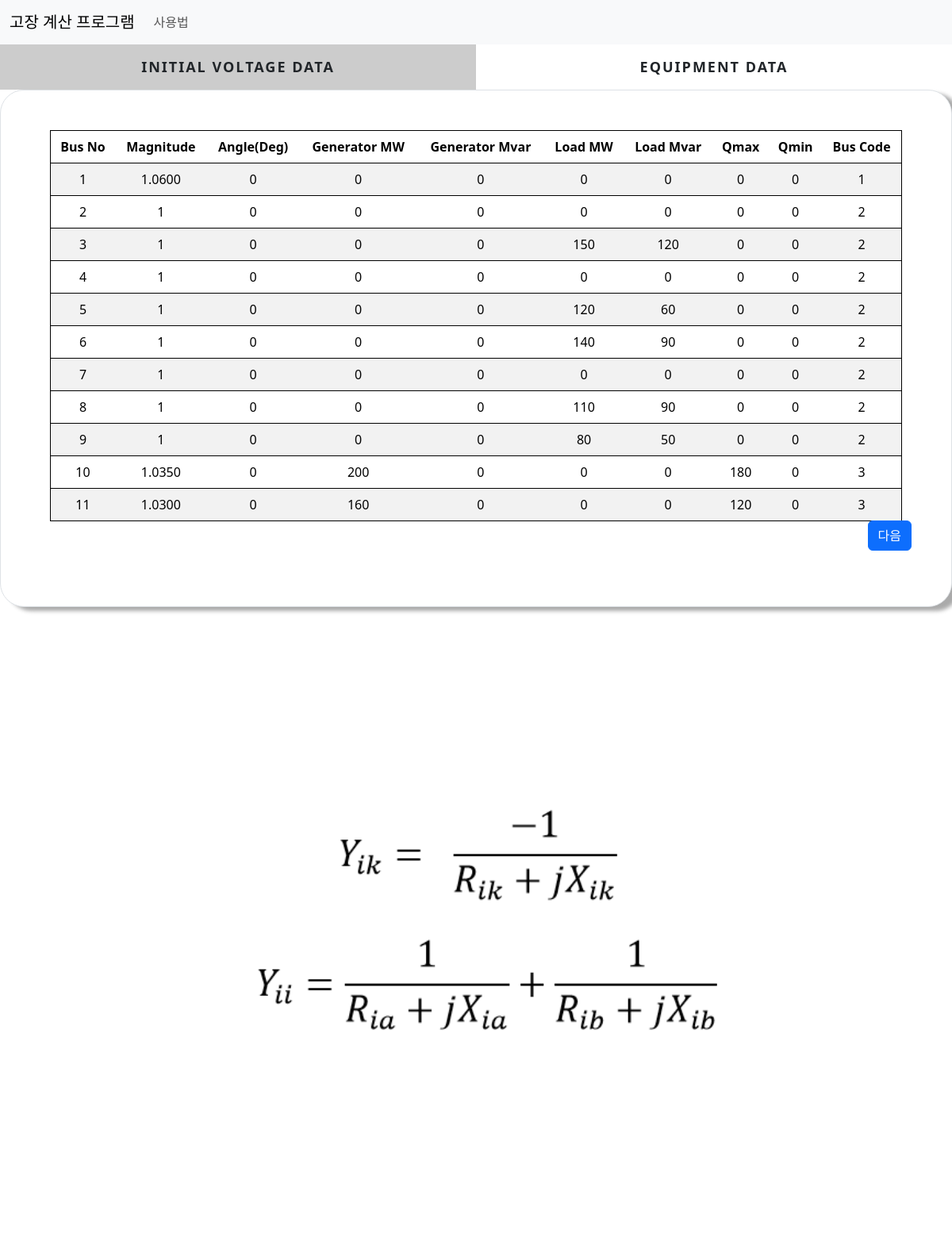
Page /initial_input/ on the committed database.
### cal/models.py (models this page shows)
class BusData(models.Model):
    bus_num =models.SmallIntegerField()
    Voltage_Mag = models.FloatField(default=0)
    Voltage_Deg = models.FloatField(default=0)
    Generator_MW = models.FloatField(default=0,null=True,blank=True)
    Generator_Mvar = models.FloatField(default=0,null=True,blank=True)
    Load_MW = models.FloatField(default=0,null=True,blank=True)
    Load_Mvar = models.FloatField(default=0,null=True,blank=True)
    Qmax = models.FloatField(default=0,null=True,blank=True)
    Qmin = models.FloatField(default=0,null=True,blank=True)
    Bus_Code = models.SmallIntegerField(default=0,null=True,blank=True)

### cal/views.py (the view)
# urls.py: path('initial_input/',views.initial, name='initial'),
def initial(request):
    faultcon = FaultCondition.objects.get(to_find=True)
    busdata = BusData.objects.all()
    linedata = LineData.objects.all()
    condition = conditionCheck.objects.get(find_con=True)
    context ={'busdata':busdata,'linedata':linedata,'condition':condition,'faultcon':faultcon}
    return render(request, 'cal/initial_circuit.html', context=context)

### cal/templates/cal/initial_circuit.html (shortened to what this page needs)
{% extends './base.html'%}
{% load static %}
{% block content %}
<div class="main">
    <div class="tab other">
      <label for="tab-1">Initial Voltage Data</label>
      <label for="tab-2">Equipment Data</label>
    </div>
    <div class="content">
      <div class="content-dis">
        <div class="border">
          <div class="container  fault">
            <table class="table table-striped">
              {% if condition.is_flow %}
                <thead>
                  <tr>
                    <td>Bus No</td>
                    <td>Magnitude</td>
                    <td>Angle(Deg)</td>
                    <td>Generator MW</td>
                    <td>Generator Mvar</td>
                    <td>Load MW</td>
                    <td>Load Mvar</td>
                    <td>Qmax</td>
                    <td>Qmin</td>
                    <td>Bus Code</td>
                  </tr>
                </thead>
                <tbody>
                  {% for i in busdata %}
                  <tr>
                    <td>{{i.bus_num}}</td>
                    <td>{{i.Voltage_Mag|floatformat:-4}}</td>
                    <td>{{i.Voltage_Deg|floatformat:-4}}</td>
                    <td>{{i.Generator_MW|floatformat:-4}}</td>
                    <td>{{i.Generator_Mvar|floatformat:-4}}</td>
                    <td>{{i.Load_MW|floatformat:-4}}</td>
                    <td>{{i.Load_Mvar|floatformat:-4}}</td>
                    <td>{{i.Qmax|floatformat:-4}}</td>
                    <td>{{i.Qmin|floatformat:-4}}</td>
                    <td>{{i.Bus_Code}}</td>
                  </tr>
                  {% endfor %}
                </tbody>
              {% endif %}
            </table>
          </div>
          {% if faultcon.is_flow %}
            <a class="btn btn-primary next" href="{% url 'flow' %}">다음</a>
          {% else %}
            {% if faultcon.is_bus_fault %}
              {% if faultcon.fault_type == 0 %}
                <a class="btn btn-primary next" href="{% url 'ybus' %}">다음</a>
              {% else%}
                <a class="btn btn-primary next" href="{% url 'transformer' %}">다음</a>
              {% endif %}
            {% else %}
              <a class="btn btn-primary next" href="{% url 'slider' %}">다음</a>
            {% endif %}
          {% endif %}
        </div>
      </div>
    </div>
  </div>
  {% if faultcon.is_flow %}
    <img src="{% static 'cal/images/gaussflow.png'%}">
  {% else %}
    {% if faultcon.is_bus_fault %}
      {% if faultcon.fault_type == 0 %}
        {% if fault_con.is_shunt %}
          {% if fault_con.is_load_effect %}
            <img src="{% static 'cal/images/ybusbload.png'%}">
          {% else %}
            <img src="{% static 'cal/images/ybusb.png'%}">
          {% endif %}
        {% else %}
          {% if fault_con.is_load_effect %}
            <img src="{% static 'cal/images/ybusload.png'%}">
          {% else %}
            <img src="{% static 'cal/images/ybus.png'%}">
          {% endif %}
        {% endif%}
      {% else%}
        <img src="{% static 'cal/images/zero-sequence.png'%}">
      {% endif %}
    {% else %}
    <img src="{% static 'cal/images/slider.png'%}">
    {% endif %}
  {% endif %}
{% endblock content%}

### cal/static/cal/css/base.css (style rules this page uses)
html { font-family: "Noto Sans KR", sans-serif; font-size: 16px; font-weight: 400; }
* { box-sizing: border-box; }
.border, .condition { background-color:#ffffff; padding: 50px; padding-bottom:100px; border: 1px solid #000000; border-radius:30px; margin-bottom:30px; box-shadow: 10px 5px 5px #aaaaaa; }
label { display:block; }
#tab-1:checked ~ .tab label:nth-child(1), #tab-2:checked ~ .tab label:nth-child(2), #tab-3:checked ~ .tab label:nth-child(3), #tab-4:checked ~ .tab label:nth-child(4), #tab-5:checked ~ .tab label:nth-child(5), #tab-6:checked ~ .tab label:nth-child(6), #tab-7:checked ~ .tab label:nth-child(7), #tab-8:checked ~ .tab label:nth-child(8), #tab-9:checked ~ .tab label:nth-child(9), #tab-10:checked ~ .tab label:nth-child(10), #tab-11:checked ~ .tab label:nth-child(11), #tab-12:checked ~ .tab label:nth-child(12), #tab-13:checked ~ .tab label:nth-child(13), #tab-14:checked ~ .tab label:nth-child(14) { background-color: rgba(0, 0, 0, 0.2); box-shadow: none; }
.content > div { display: none; }
#tab-1:checked ~ .content div:nth-child(1), #tab-2:checked ~ .content div:nth-child(2), #tab-3:checked ~ .content div:nth-child(3), #tab-4:checked ~ .content div:nth-child(4), #tab-5:checked ~ .content div:nth-child(5), #tab-6:checked ~ .content div:nth-child(6), #tab-7:checked ~ .content div:nth-child(7), #tab-8:checked ~ .content div:nth-child(8), #tab-9:checked ~ .content div:nth-child(9), #tab-10:checked ~ .content div:nth-child(10), #tab-11:checked ~ .content div:nth-child(11), #tab-12:checked ~ .content div:nth-child(12), #tab-13:checked ~ .content div:nth-child(13), #tab-14:checked ~ .content div:nth-child(14) { display:block; position:relative; }
.main { margin: 0 auto; max-width: 100%; }
.tab { overflow: hidden; }
.tab label { font-size: 18px; cursor: pointer; float: left; width: 50%; text-align: center; padding: 15px 0; text-transform: uppercase; font-weight: bold; letter-spacing: 2px; user-select: none; -webkit-user-select: none; }
.content { min-height: 250px; }
.fault { overflow:auto; height:500px; }
.table { border: 1px solid black; text-align: center; }
img { width:100%; height:100%; padding-top:50px; }
thead { font-weight: 700; }
.next { position:absolute; right:50px; bottom:70px; }

### rows in the picture
BusData: bus_num "1", Voltage_Mag "1.0600", Voltage_Deg "0", Generator_MW "0", Generator_Mvar "0", Load_MW "0", Load_Mvar "0", Qmax "0", Qmin "0", Bus_Code "1"
BusData: bus_num "2", Voltage_Mag "1", Voltage_Deg "0", Generator_MW "0", Generator_Mvar "0", Load_MW "0", Load_Mvar "0", Qmax "0", Qmin "0", Bus_Code "2"
BusData: bus_num "3", Voltage_Mag "1", Voltage_Deg "0", Generator_MW "0", Generator_Mvar "0", Load_MW "150", Load_Mvar "120", Qmax "0", Qmin "0", Bus_Code "2"
BusData: bus_num "4", Voltage_Mag "1", Voltage_Deg "0", Generator_MW "0", Generator_Mvar "0", Load_MW "0", Load_Mvar "0", Qmax "0", Qmin "0", Bus_Code "2"
BusData: bus_num "5", Voltage_Mag "1", Voltage_Deg "0", Generator_MW "0", Generator_Mvar "0", Load_MW "120", Load_Mvar "60", Qmax "0", Qmin "0", Bus_Code "2"
BusData: bus_num "6", Voltage_Mag "1", Voltage_Deg "0", Generator_MW "0", Generator_Mvar "0", Load_MW "140", Load_Mvar "90", Qmax "0", Qmin "0", Bus_Code "2"
BusData: bus_num "7", Voltage_Mag "1", Voltage_Deg "0", Generator_MW "0", Generator_Mvar "0", Load_MW "0", Load_Mvar "0", Qmax "0", Qmin "0", Bus_Code "2"
BusData: bus_num "8", Voltage_Mag "1", Voltage_Deg "0", Generator_MW "0", Generator_Mvar "0", Load_MW "110", Load_Mvar "90", Qmax "0", Qmin "0", Bus_Code "2"
BusData: bus_num "9", Voltage_Mag "1", Voltage_Deg "0", Generator_MW "0", Generator_Mvar "0", Load_MW "80", Load_Mvar "50", Qmax "0", Qmin "0", Bus_Code "2"
BusData: bus_num "10", Voltage_Mag "1.0350", Voltage_Deg "0", Generator_MW "200", Generator_Mvar "0", Load_MW "0", Load_Mvar "0", Qmax "180", Qmin "0", Bus_Code "3"
BusData: bus_num "11", Voltage_Mag "1.0300", Voltage_Deg "0", Generator_MW "160", Generator_Mvar "0", Load_MW "0", Load_Mvar "0", Qmax "120", Qmin "0", Bus_Code "3"
